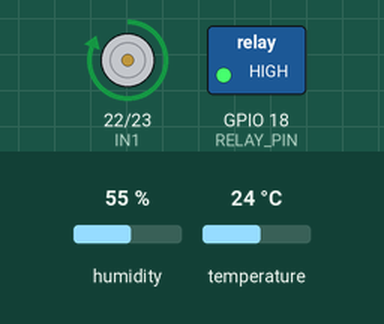
Recording of a sketch running on a simulated ESP32. On the bench: motor-driver pin pairs drawn as motors (green arrow = first pin HIGH = forward, orange = second pin HIGH = backward, longer = more drive, scaled by the enable pin), switched loads named in the sketch (green lamp = pin HIGH). The test bench sets the inputs (shaded band); at power-on: temperature 24 °C, humidity 55 %. What the sketch prints to the serial monitor is not drawn.

Above: at 4.8 s.
4.9 s: temperature set to 20 °C
At 7.3 s:
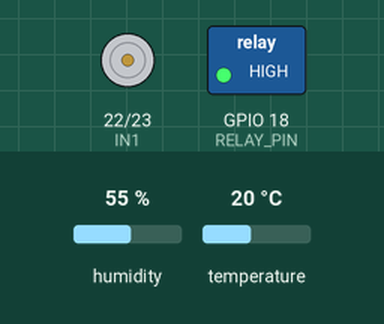
7.9 s: temperature set to 28 °C
At 8.5 s:
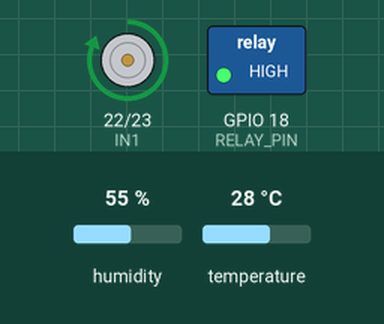
10.9 s: temperature set to 19 °C
At 13.2 s:
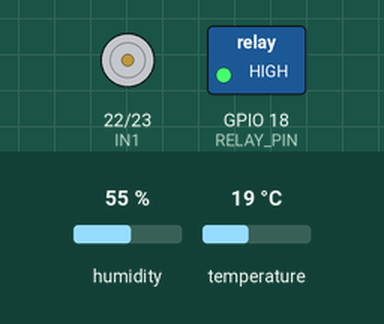
Timing chart, 0 to 14.7 s (numbered marks = the images above; inputs shaded):
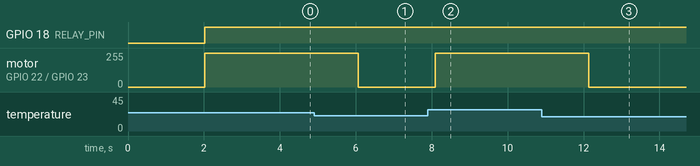

Measured:
- the behaviour switches between 22 and 21 °C on temperature (found by bisection; images 0 and 1)
- after the input at 4.9 s, motor on GPIO 22 (IN1) / GPIO 23 (IN2): forward 255/255 → stopped after 1.2 s
- after the input at 7.9 s, motor on GPIO 22 (IN1) / GPIO 23 (IN2): stopped → forward 255/255 after 0.19 s
- after the input at 10.9 s, motor on GPIO 22 (IN1) / GPIO 23 (IN2): forward 255/255 → stopped after 1.2 s

The sketch:

sistema_invernadero.ino
```cpp
#include <Adafruit_Sensor.h>
#include <DHT.h>

#include <DHT_U.h>

#define DHTPIN 4
#define DHTTYPE DHT11
DHT dht(DHTPIN, DHTTYPE);

const int ENA = 21;
const int IN1 = 22;
const int IN2 = 23;

const int RELAY_PIN = 18;

float tempRequerida = 20.0;

void setup() {
  pinMode(ENA, OUTPUT);
  pinMode(IN1, OUTPUT);
  pinMode(IN2, OUTPUT);
  pinMode(RELAY_PIN, OUTPUT);

  Serial.begin(115200);
  dht.begin();

  Serial.println("Sistema de Control de Temperatura (ESP32 + DHT11)");
}

void loop() {
  delay(2000);

  float temperatura = dht.readTemperature();

  if (isnan(temperatura)) {
    Serial.println("Error al leer el DHT11");
    return;
  }

  Serial.print("Temperatura actual: ");
  Serial.print(temperatura);
  Serial.println(" °C");

  if (temperatura < tempRequerida - 1) {
    digitalWrite(RELAY_PIN, LOW);  // Activar relé
    digitalWrite(IN1, LOW);
    digitalWrite(IN2, LOW);
    digitalWrite(ENA, LOW);
    Serial.println("Encendiendo FOCOS (Calefacción)");
  }
  else if (temperatura > tempRequerida + 1) {
    digitalWrite(RELAY_PIN, HIGH); // Apagar focos
    digitalWrite(IN1, HIGH);
    digitalWrite(IN2, LOW);
    digitalWrite(ENA, HIGH);
    Serial.println("Encendiendo VENTILADORES");
  }
  else {
    digitalWrite(RELAY_PIN, HIGH);
    digitalWrite(IN1, LOW);
    digitalWrite(IN2, LOW);
    digitalWrite(ENA, LOW);
    Serial.println("Temperatura OK → Todo apagado");
  }
}
```
